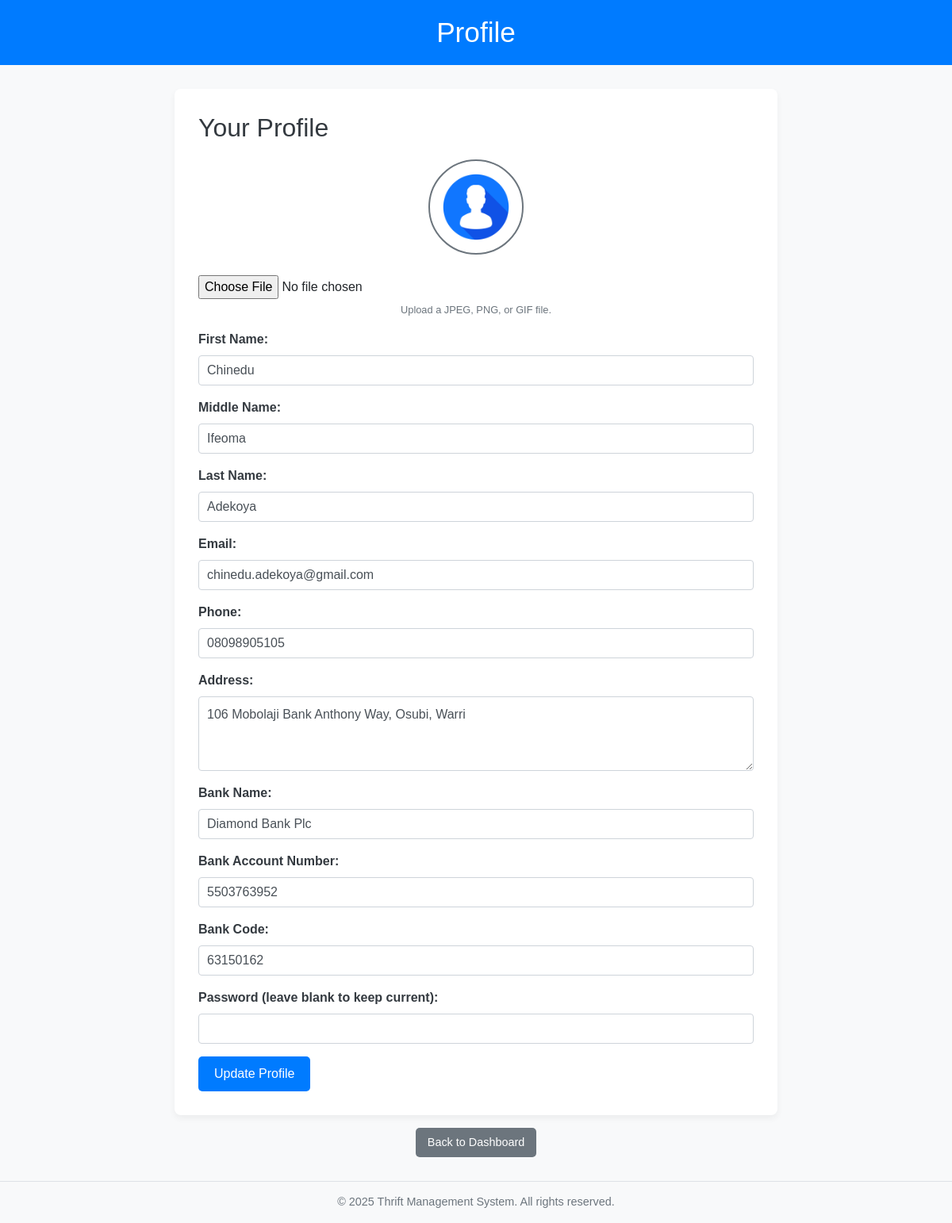
/profile_management.php (signed in), run on the app's committed database.
### tables this page shows
CREATE TABLE `members` (
  `id` int(11) NOT NULL,
  `first_name` varchar(100) NOT NULL,
  `middle_name` varchar(100) DEFAULT NULL,
  `last_name` varchar(100) NOT NULL,
  `email` varchar(255) NOT NULL,
  `password` varchar(255) NOT NULL,
  `phone_number` varchar(20) NOT NULL,
  `address` text NOT NULL,
  `profile_picture` varchar(255) DEFAULT NULL,
  `contribution_plan` decimal(10,2) NOT NULL,
  `contribution_status` enum('Pending','Contributed') DEFAULT 'Pending',
  `rotation_order` int(11) NOT NULL,
  `date_joined` timestamp NOT NULL DEFAULT current_timestamp(),
  `bank_name` varchar(255) DEFAULT NULL,
  `bank_account_number` varchar(20) DEFAULT NULL,
  `bank_code` varchar(10) DEFAULT NULL
);

### profile_management.php (the view, shortened to what this page needs)
<?php
$conn = new mysqli("localhost", "root", "", "thrift_management");
$member_id = $_SESSION['member_id'];
$result = $conn->query("SELECT * FROM members WHERE id = $member_id");
$member = $result->fetch_assoc();
?>
<!DOCTYPE html>
<html lang="en">
<head>
    <link rel="stylesheet" href="https://stackpath.bootstrapcdn.com/bootstrap/4.5.2/css/bootstrap.min.css">
</head>
<body style="font-family: 'Arial', sans-serif; background-color: #f8f9fa; margin: 0; padding: 0; display: flex; flex-direction: column; min-height: 100vh;">
    <header style="background-color: #007bff; color: white; text-align: center; padding: 20px;">
        <h1 style="margin: 0; font-size: 2.2em;">Profile</h1>
    </header>
    <main class="container" style="margin-top: 30px; flex-grow: 1;">
        <div class="row justify-content-center">
            <div class="col-md-8" style="background-color: white; padding: 30px; border-radius: 8px; box-shadow: 0 4px 8px rgba(0, 0, 0, 0.05);">
                <h2 style="color: #343a40; margin-bottom: 20px;">Your Profile</h2>
                <form action="<?php echo htmlspecialchars($_SERVER["PHP_SELF"]); ?>" method="POST" enctype="multipart/form-data">
                    <div class="form-group text-center">
                        <?php if ($member['profile_picture']): ?>
                            <img src="uploads/<?php echo htmlspecialchars($member['profile_picture']); ?>" alt="Profile Picture" class="img-thumbnail mb-3" style="width: 120px; height: 120px; border-radius: 50%; border: 2px solid #007bff;">
                        <?php else: ?>
                            <img src="images/default_profile.png" alt="Default Profile Picture" class="img-thumbnail mb-3" style="width: 120px; height: 120px; border-radius: 50%; border: 2px solid #6c757d;">
                        <?php endif; ?>
                        <input type="file" class="form-control-file" id="profile_picture" name="profile_picture" accept="image/*" style="margin-top: 10px;">
                        <small class="form-text text-muted" style="color: #6c757d;">Upload a JPEG, PNG, or GIF file.</small>
                    </div>
                    <div class="form-group">
                        <label for="first_name" style="font-weight: bold; color: #343a40;">First Name:</label>
                        <input type="text" class="form-control" id="first_name" name="first_name" value="<?php echo htmlspecialchars($member['first_name']); ?>" required style="padding: 10px; border: 1px solid #ced4da; border-radius: 4px;">
                    </div>
                    <div class="form-group">
                        <label for="middle_name" style="font-weight: bold; color: #343a40;">Middle Name:</label>
                        <input type="text" class="form-control" id="middle_name" name="middle_name" value="<?php echo htmlspecialchars($member['middle_name']); ?>" style="padding: 10px; border: 1px solid #ced4da; border-radius: 4px;">
                    </div>
                    <div class="form-group">
                        <label for="last_name" style="font-weight: bold; color: #343a40;">Last Name:</label>
                        <input type="text" class="form-control" id="last_name" name="last_name" value="<?php echo htmlspecialchars($member['last_name']); ?>" required style="padding: 10px; border: 1px solid #ced4da; border-radius: 4px;">
                    </div>
                    <div class="form-group">
                        <label for="email" style="font-weight: bold; color: #343a40;">Email:</label>
                        <input type="email" class="form-control" id="email" name="email" value="<?php echo htmlspecialchars($member['email']); ?>" required style="padding: 10px; border: 1px solid #ced4da; border-radius: 4px;">
                    </div>
                    <div class="form-group">
                        <label for="phone" style="font-weight: bold; color: #343a40;">Phone:</label>
                        <input type="tel" class="form-control" id="phone" name="phone" value="<?php echo htmlspecialchars($member['phone_number']); ?>" style="padding: 10px; border: 1px solid #ced4da; border-radius: 4px;">
                    </div>
                    <div class="form-group">
                        <label for="address" style="font-weight: bold; color: #343a40;">Address:</label>
                        <textarea class="form-control" id="address" name="address" rows="3" style="padding: 10px; border: 1px solid #ced4da; border-radius: 4px;"><?php echo htmlspecialchars($member['address']); ?></textarea>
                    </div>
                    <div class="form-group">
                        <label for="bank_name" style="font-weight: bold; color: #343a40;">Bank Name:</label>
                        <input type="text" class="form-control" id="bank_name" name="bank_name" value="<?php echo htmlspecialchars($member['bank_name']); ?>" style="padding: 10px; border: 1px solid #ced4da; border-radius: 4px;">
                    </div>
                    <div class="form-group">
                        <label for="bank_account_number" style="font-weight: bold; color: #343a40;">Bank Account Number:</label>
                        <input type="text" class="form-control" id="bank_account_number" name="bank_account_number" value="<?php echo htmlspecialchars($member['bank_account_number']); ?>" style="padding: 10px; border: 1px solid #ced4da; border-radius: 4px;">
                    </div>
                    <div class="form-group">
                        <label for="bank_code" style="font-weight: bold; color: #343a40;">Bank Code:</label>
                        <input type="text" class="form-control" id="bank_code" name="bank_code" value="<?php echo htmlspecialchars($member['bank_code']); ?>" style="padding: 10px; border: 1px solid #ced4da; border-radius: 4px;">
                    </div>
                    <div class="form-group">
                        <label for="password" style="font-weight: bold; color: #343a40;">Password (leave blank to keep current):</label>
                        <input type="password" class="form-control" id="password" name="password" style="padding: 10px; border: 1px solid #ced4da; border-radius: 4px;">
                    </div>
                    <button type="submit" class="btn btn-primary" style="padding: 10px 20px; font-size: 1em; border-radius: 5px; background-color: #007bff; color: white; border: none; cursor: pointer;">Update Profile</button>
                </form>
            </div>
        </div>
    </main>
    <div class="mt-3 text-center">
        <a href="member_dashboard.php" class="btn btn-secondary" style="padding: 8px 15px; font-size: 0.9em; border-radius: 5px; text-decoration: none; color: white; background-color: #6c757d; border: none;">Back to Dashboard</a>
    </div>
    <footer style="background-color: #f8f9fa; text-align: center; padding: 15px; margin-top: 30px; border-top: 1px solid #dee2e6;">
        <p style="margin: 0; font-size: 0.9em; color: #6c757d;">&copy; 2025 Thrift Management System. All rights reserved.</p>
    </footer>
</body>
</html>

### data on the page
members: first_name "Chinedu", middle_name "Ifeoma", last_name "Adekoya", email "chinedu.adekoya@gmail.com", phone "08098905105", address "106 Mobolaji Bank Anthony Way, Osubi, Warri", bank_name "Diamond Bank Plc", bank_account_number "5503763952", bank_code "63150162"
